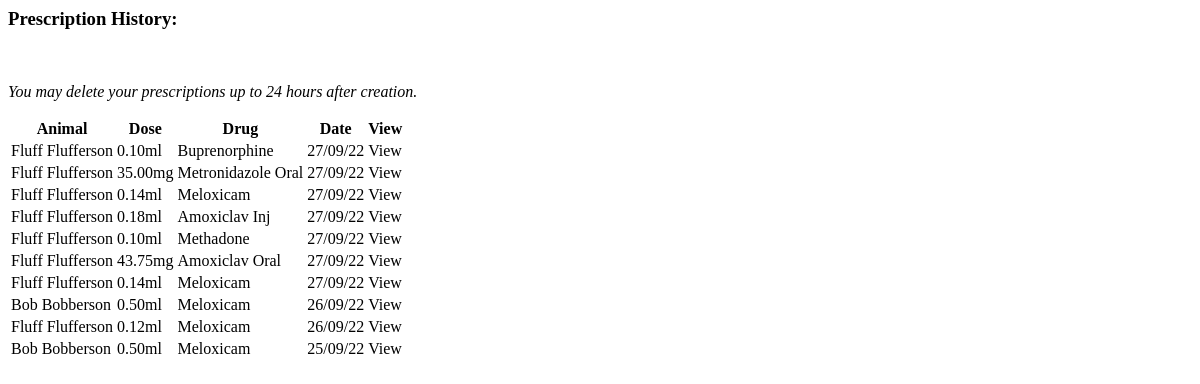
The page /prescriptions/vet-prescrip/ (signed in) on the database as committed earlier.
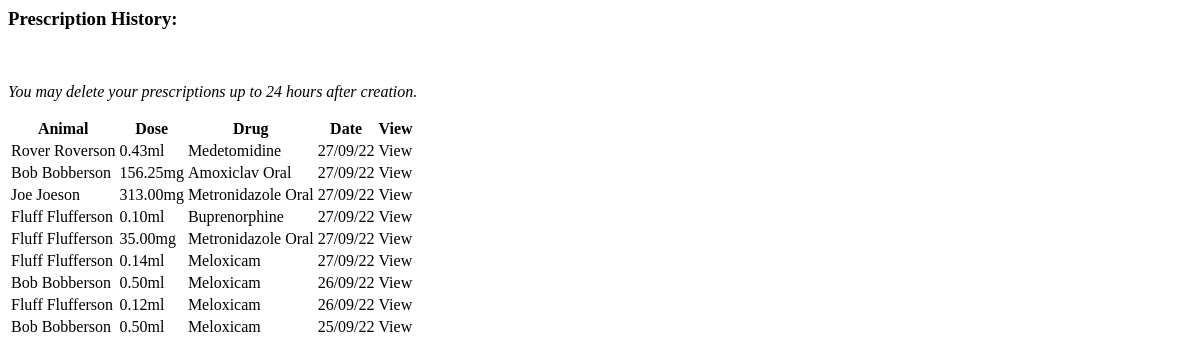
The same page on the database as committed later.
### prescriptions/models.py (models this page shows, shortened)
class Prescription(models.Model):
    animal = models.ForeignKey(Record, on_delete=models.CASCADE, default=1)
    animal_weight = models.DecimalField(max_digits=5, decimal_places=2, blank=True, null=True)
    vet = models.ForeignKey(Vet, on_delete=models.CASCADE, default=1)
    drug = models.ForeignKey(Drug, on_delete=models.PROTECT, default=None)
    drug_dose = models.DecimalField(max_digits=4, decimal_places=2, blank=True, null=True)
    dose = models.DecimalField(max_digits=5, decimal_places=2, blank=True, null=True)
    measure = models.CharField(max_length=2, blank=True)
    frequency = models.CharField(max_length=10, choices=FREQUENCY, blank=True)
    length = models.PositiveIntegerField(default=0, blank=True)
    route = models.CharField(max_length=8, blank=True)
    date = models.DateTimeField(auto_now_add=True)
    class Meta:
        ordering = ['-date']

class Drug(models.Model):
    name = models.CharField(max_length=50)
    dose = models.DecimalField(max_digits=4, decimal_places=2)
    measure = models.CharField(max_length=2, choices=MEASURE)
    category = models.CharField(max_length=20, choices=CATEGORIES)
    route = models.CharField(max_length=8, choices=ROUTES)
    warnings = models.CharField(max_length=300)
    def __str__(self):
        return self.name
    class Meta:
        ordering = ['name']

### records/models.py (models this page shows)
class Record(models.Model):
    name = models.CharField(max_length=50)
    surname = models.CharField(max_length=50)
    date_of_birth = models.DateField()
    species = models.CharField(choices=SPECIES, max_length=10)
    breed = models.CharField(max_length=50)
    sex = models.CharField(choices=SEX, max_length=10)
    weight = models.DecimalField(max_digits=5, decimal_places=2)
    note = models.CharField(max_length=300, blank=True)
    def __str__(self):
        return self.name + " " + self.surname
    class Meta:
        ordering = ['surname']
        unique_together = ['name', 'surname', 'date_of_birth', 'species', 'breed', 'sex']

### prescriptions/views.py (the view)
# urls.py: path('vet-prescrip/', views.vet_prescrip, name='vet_prescrip'),
def vet_prescrip(request):
    prescrip_list = Prescription.objects.filter(vet=request.user).all()
    context = {'prescrip_list': prescrip_list}
    return render(request, 'prescriptions/list_prescrip_vet.html', context)

### prescriptions/templates/prescriptions/list_prescrip_vet.html (shortened to what this page needs)
<h3 class="subheadings">Prescription History:</h3>
<p><em>You may delete your prescriptions up to 24 hours after creation.</em></p>
<div class="prescrip-contain">
    <table>
        <thead>
            <th>Animal</th>
            <th class="lg-prescrip">Dose</th>
            <th class="lg-prescrip">Drug</th>
            <th>Date</th>
            <th>View</th>
        </thead>
        <tbody>
            {% for prescription in prescrip_list %}
            <tr>
                <td>{{ prescription.animal }}</td>
                <td class="lg-prescrip">{{ prescription.dose }}{{ prescription.measure }}</td>
                <td class="lg-prescrip">{{ prescription.drug }}</td>
                <td>{{ prescription.date|date:'d/m/y' }}</td>
                <td><a hx-get="{% url 'prescriptions:detail_prescrip' prescrip_id=prescription.id %}"
                        hx-target="#modal-dialog" class="pet-links" aria-label="View prescription">View</a></td>
            </tr>
        </tbody>
        {% empty %}
        <p>No prescriptions</p>
        {% endfor %}
    </table>
</div>

Rows that differ between the two databases and show on the page:
removed Prescription: animal "Fluff Flufferson", dose "0.14", measure "ml", drug "Meloxicam", date "27/09/22"
removed Prescription: animal "Fluff Flufferson", dose "0.18", measure "ml", drug "Amoxiclav Inj", date "27/09/22"
removed Prescription: animal "Fluff Flufferson", dose "0.10", measure "ml", drug "Methadone", date "27/09/22"
removed Prescription: animal "Fluff Flufferson", dose "43.75", measure "mg", drug "Amoxiclav Oral", date "27/09/22"
added Prescription: animal "Rover Roverson", dose "0.43", measure "ml", drug "Medetomidine", date "27/09/22"
added Prescription: animal "Bob Bobberson", dose "156.25", measure "mg", drug "Amoxiclav Oral", date "27/09/22"
added Prescription: animal "Joe Joeson", dose "313.00", measure "mg", drug "Metronidazole Oral", date "27/09/22"
